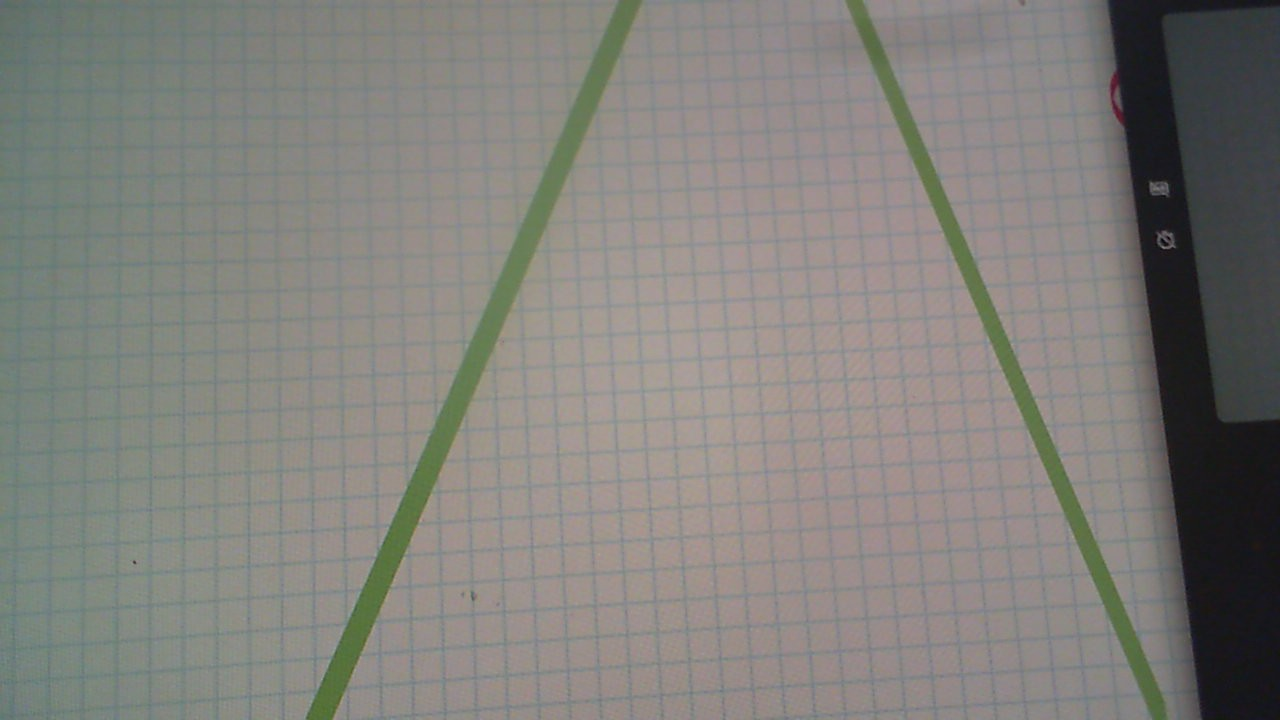
#> input picture test2.jpg, 1280 x 720 px
$ python -i lane_follower.py   (imports and definitions only)
#> lines starting #> are read from the running program, lines starting #| are printed output that depends on the picture; after the words box and inside, x2 and y2 are one past the last pixel; in counts of white or black regions, pixels touching at a corner belong together
import cv2
import numpy as np
import math

REG_OF_INT = 4/10

LOWER_GREEN_HSV = 50
UPPER_GREEN_HSV = 100

SHOW_FRAME = False
SHOW_HSV = False
SHOW_MASKED = False
SHOW_CROPPED_EDGES = False
SHOW_LINES = False
SHOW_LANE_LINES = True

def detect_edges(frame):
    hsv = cv2.cvtColor(frame, cv2.COLOR_BGR2HSV)
    if SHOW_HSV:
        cv2.imshow("hsv", hsv)
    # filter for green
    lower_green = (LOWER_GREEN_HSV, 40, 40)
    upper_green = (UPPER_GREEN_HSV, 255, 240)
    mask = cv2.inRange(hsv, lower_green, upper_green)
    if SHOW_MASKED:
        result = cv2.bitwise_and(frame, frame, mask=mask)
        cv2.imshow("masked", result)
    # detect edges
    edges = cv2.Canny(mask, 40, 50)

    return edges

def region_of_interest(edges):
    height, width = edges.shape
    mask = np.zeros_like(edges)

    # only focus bottom half of the screen
    polygon = np.array([[
        (0, height * REG_OF_INT),
        (width, height * REG_OF_INT),
        (width, height),
        (0, height),
    ]], np.int32)

    cv2.fillPoly(mask, polygon, 255)
    cropped_edges = cv2.bitwise_and(edges, mask)
    return cropped_edges

def detect_line_segments(cropped_edges):
    # tuning min_threshold, minLineLength, maxLineGap is a trial and error process by hand
    rho = 1  # distance precision in pixel, i.e. 1 pixel
    angle = np.pi / 180  # angular precision in radian, i.e. 1 degree
    min_threshold = 40  # minimal of votes
    line_segments = cv2.HoughLinesP(cropped_edges, rho, angle, min_threshold,
                                    np.array([]), minLineLength=10, maxLineGap=4)

    return line_segments

def make_points(frame, line):
    height, width, _ = frame.shape
    slope, intercept = line
    y1 = height  # bottom of the frame
    y2 = int(y1 * REG_OF_INT)  # make points from middle of the frame down

    # bound the coordinates within the frame
    x1 = max(-width, min(2 * width, int((y1 - intercept) / slope)))
    x2 = max(-width, min(2 * width, int((y2 - intercept) / slope)))
    return [[x1, y1, x2, y2]]

def average_slope_intercept(frame, line_segments):
    """
    This function combines line segments into one or two lane lines
    If all line slopes are < 0: then we only have detected left lane
    If all line slopes are > 0: then we only have detected right lane
    """
    lane_lines = []
    if line_segments is None:
        return lane_lines

    height, width, _ = frame.shape
    left_fit = []
    right_fit = []

    boundary = 1/3
    left_region_boundary = width * (1 - boundary)  # left lane line segment should be on left 2/3 of the screen
    right_region_boundary = width * boundary # right lane line segment should be on left 2/3 of the screen

    for line_segment in line_segments:
        for x1, y1, x2, y2 in line_segment:
            if x1 == x2:
                x2 += 1
                continue
            fit = np.polyfit((x1, x2), (y1, y2), 1)
            slope = fit[0]
            intercept = fit[1]
            if slope < 0:
                if x1 < left_region_boundary and x2 < left_region_boundary:
                    left_fit.append((slope, intercept))
            else:
                if x1 > right_region_boundary and x2 > right_region_boundary:
                    right_fit.append((slope, intercept))

    left_fit_average = np.average(left_fit, axis=0)
    if len(left_fit) > 0:
        lane_lines.append(make_points(frame, left_fit_average))

    right_fit_average = np.average(right_fit, axis=0)
    if len(right_fit) > 0:
        lane_lines.append(make_points(frame, right_fit_average))

    print('lane lines:', lane_lines)  # [[[316, 720, 484, 432]], [[1009, 720, 718, 432]]]

    return lane_lines

def detect_lane(frame):

    edges = detect_edges(frame)
    cropped_edges = region_of_interest(edges)
    if SHOW_CROPPED_EDGES:
        cv2.imshow("cropped_edges", cropped_edges)
    line_segments = detect_line_segments(cropped_edges)
    lines = display_lines(frame, line_segments)
    if SHOW_LINES:
        cv2.imshow("lines", lines)
    lane_lines = average_slope_intercept(frame, line_segments)

    return lane_lines

def display_lines(frame, lines, line_color=(0, 255, 0), line_width=2):
    line_image = np.zeros_like(frame)
    if lines is not None:
        for line in lines:
            for x1, y1, x2, y2 in line:
                cv2.line(line_image, (x1, y1), (x2, y2), line_color, line_width)
    line_image = cv2.addWeighted(frame, 0.8, line_image, 1, 1)
    return line_image

# [75 lines left out: functions compute_steering_angle, display_heading_line, stabilize_steering_angle, not called in this run]

>>> import cv2
>>> picture = cv2.imread('test2.jpg')
#> picture is the input picture: shape (720, 1280, 3); mean B, G, R 123.4, 128.1, 129.6
>>> result = detect_lane(picture)
#> in detect_edges, `hsv = cv2.cvtColor(frame, cv2.COLOR_BGR2HSV)`: hsv: shape (720, 1280, 3); mean H, S, V 54.5, 22.6, 132.9
#> in detect_edges, `mask = cv2.inRange(hsv, lower_green, upper_green)`:
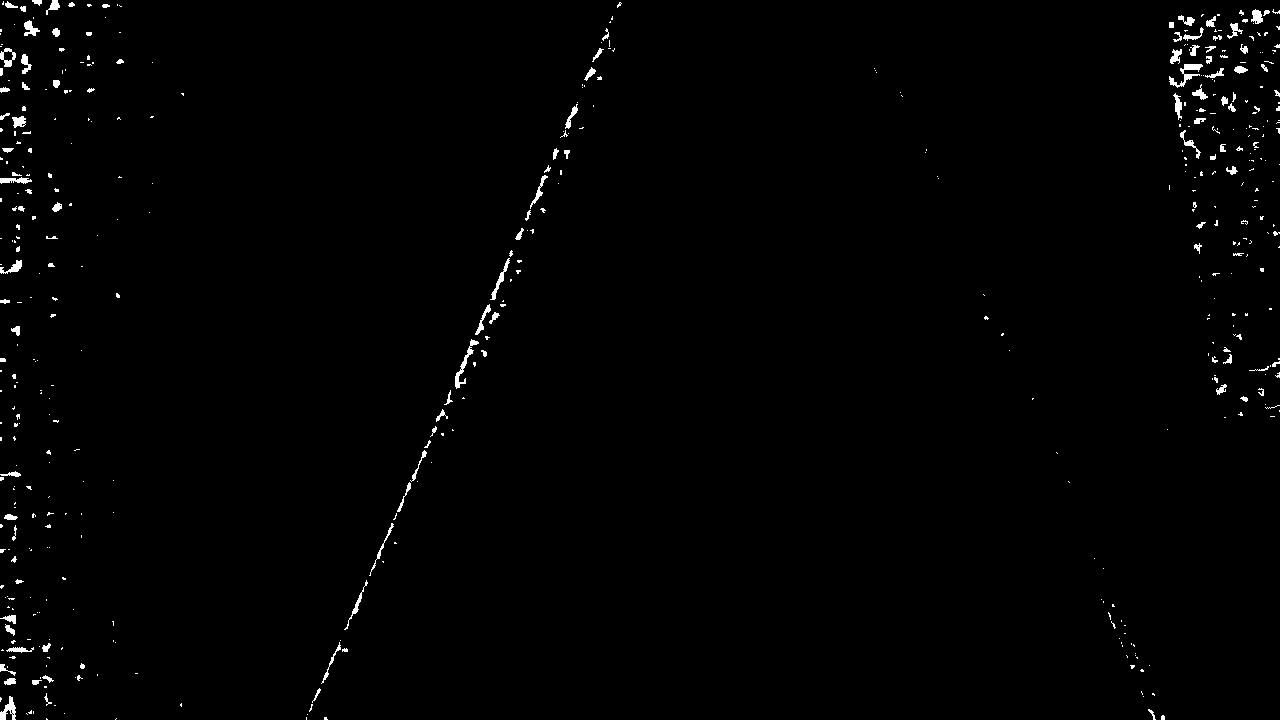
#> mask: shape (720, 1280); 0.96% white; 482 white regions (367 under 20 px), largest, box (x1, y1, x2, y2) and area: (1169, 64, 1203, 88) 263, (455, 339, 479, 389) 240, (0, 696, 16, 720) 190
#> in detect_edges, `edges = cv2.Canny(mask, 40, 50)`: edges: shape (720, 1280); 0.74% white in thin lines or dots
#> in region_of_interest, `cv2.fillPoly(mask, polygon, 255)`:
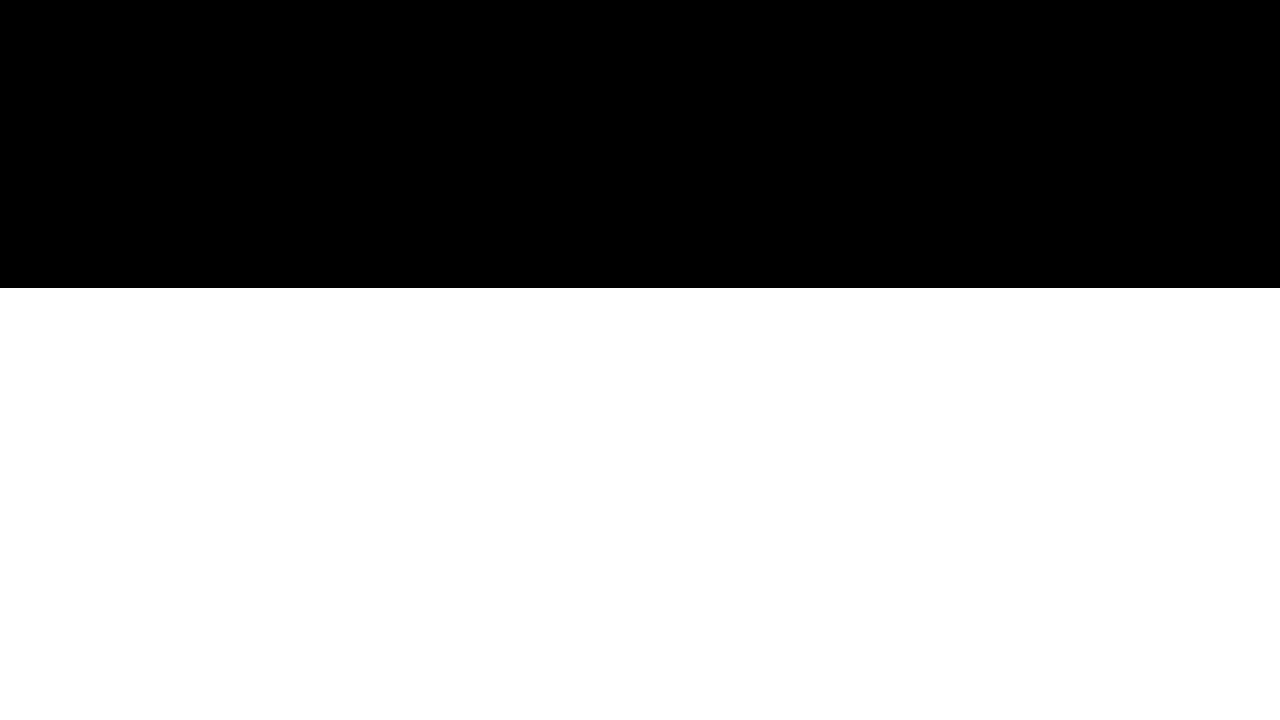
#> mask: shape (720, 1280); 60% white; 1 black region, box (x1, y1, x2, y2) and area: (0, 0, 1280, 288) 368640
#> in region_of_interest, `cropped_edges = cv2.bitwise_and(edges, mask)`:
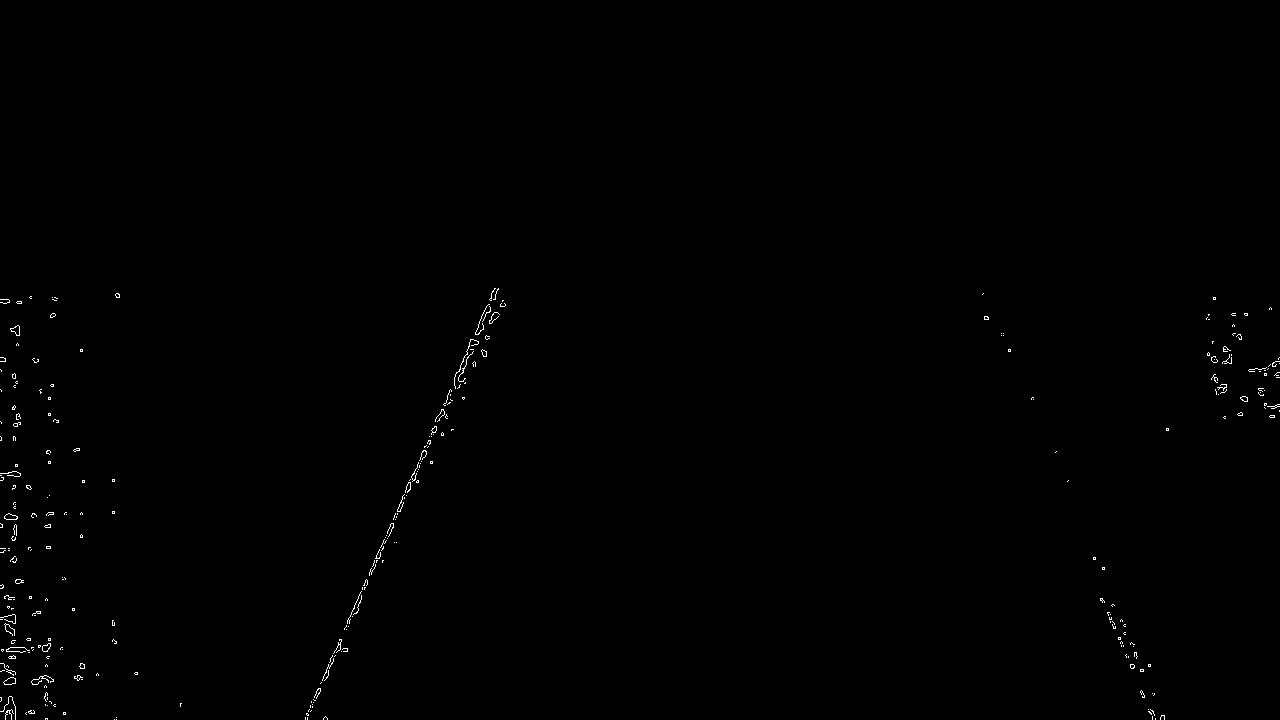
#> cropped_edges: shape (720, 1280); 0.31% white in thin lines or dots, all inside (x1, y1, x2, y2) = (0, 288, 1280, 720)
#> in detect_line_segments, `line_segments = cv2.HoughLinesP(cropped_edges, rho, angle, min_thresho..`: line_segments = 39 rows, first 6: [440, 413, 449, 392], [461, 373, 476, 340], [326, 669, 334, 651], [482, 324, 487, 312], [391, 529, 403, 502], [315, 700, 320, 689]
#> the loop in display_lines, `for line in lines:` made 39 passes
#> line on passes 1 to 12: [[440, 413, 449, 392]], [[461, 373, 476, 340]], [[326, 669, 334, 651]], [[482, 324, 487, 312]], [[391, 529, 403, 502]], [[315, 700, 320, 689]], [[369, 573, 406, 489]], [[374, 568, 388, 536]], [[305, 719, 310, 706]], [[457, 372, 469, 345]], [[410, 484, 414, 473]], [[307, 717, 312, 706]]
#> in display_lines, `line_image = cv2.addWeighted(frame, 0.8, line_image, 1, 1)`:
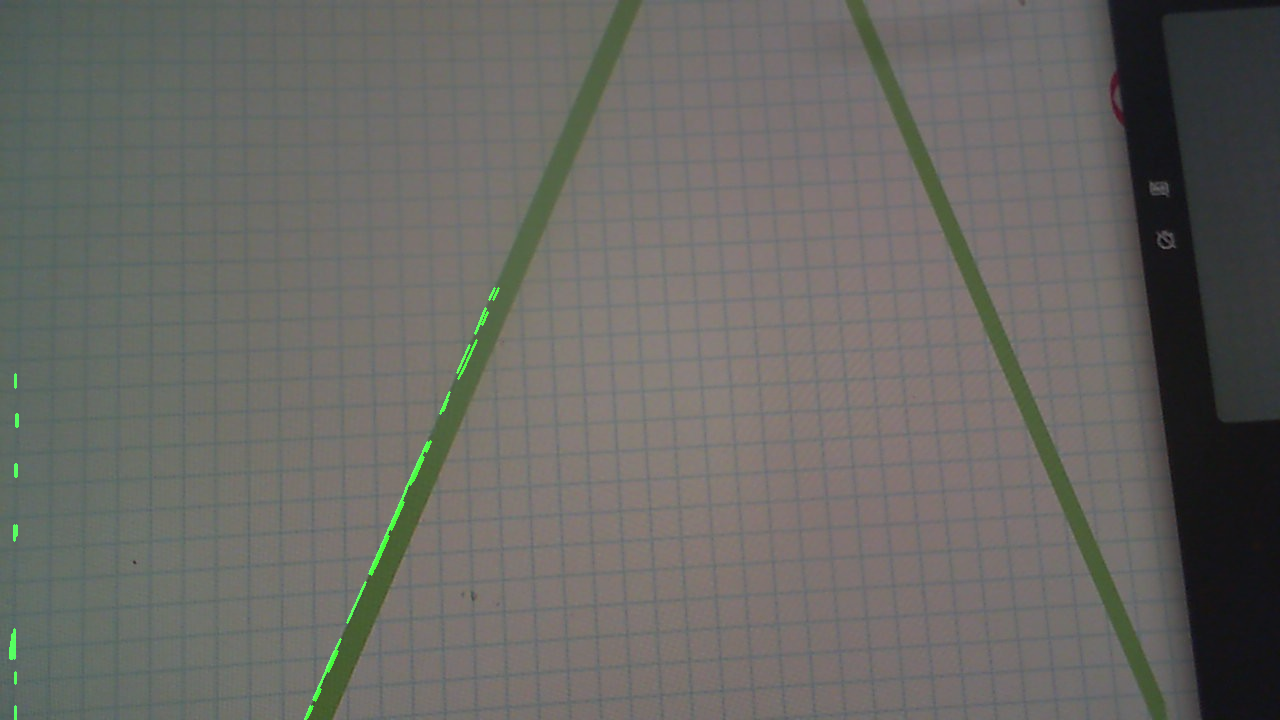
#> line_image: shape (720, 1280, 3); mean B, G, R 99.7, 103.8, 104.7
#> the loop in average_slope_intercept, `for line_segment in line_segments:` made 39 passes
#> after the loop in average_slope_intercept, `for line_segment in line_segments:`: left_fit = 26 pairs, first value -2.75 to -2, second value 1294 to 1628.3; right_fit = []; x2 = 494
#> in average_slope_intercept, `left_fit_average = np.average(left_fit, axis=0)`: left_fit_average = [-2.32, 1434.6]
#> in make_points, `slope, intercept = line`: slope = -2.32; intercept = 1434.6
#> in make_points, `x1 = max(-width, min(2 * width, int((y1 - intercept) / slope)))`: x1 = 307
#> in make_points, `x2 = max(-width, min(2 * width, int((y2 - intercept) / slope)))`: x2 = 494
#> in average_slope_intercept, `right_fit_average = np.average(right_fit, axis=0)`: right_fit_average = nan
#| lane lines: [[[307, 720, 494, 288]]]
#> in detect_lane, `lane_lines = average_slope_intercept(frame, line_segments)`: lane_lines = [[[307, 720, 494, 288]]]
#> result = [[[307, 720, 494, 288]]]

$ run again, on test3.jpg
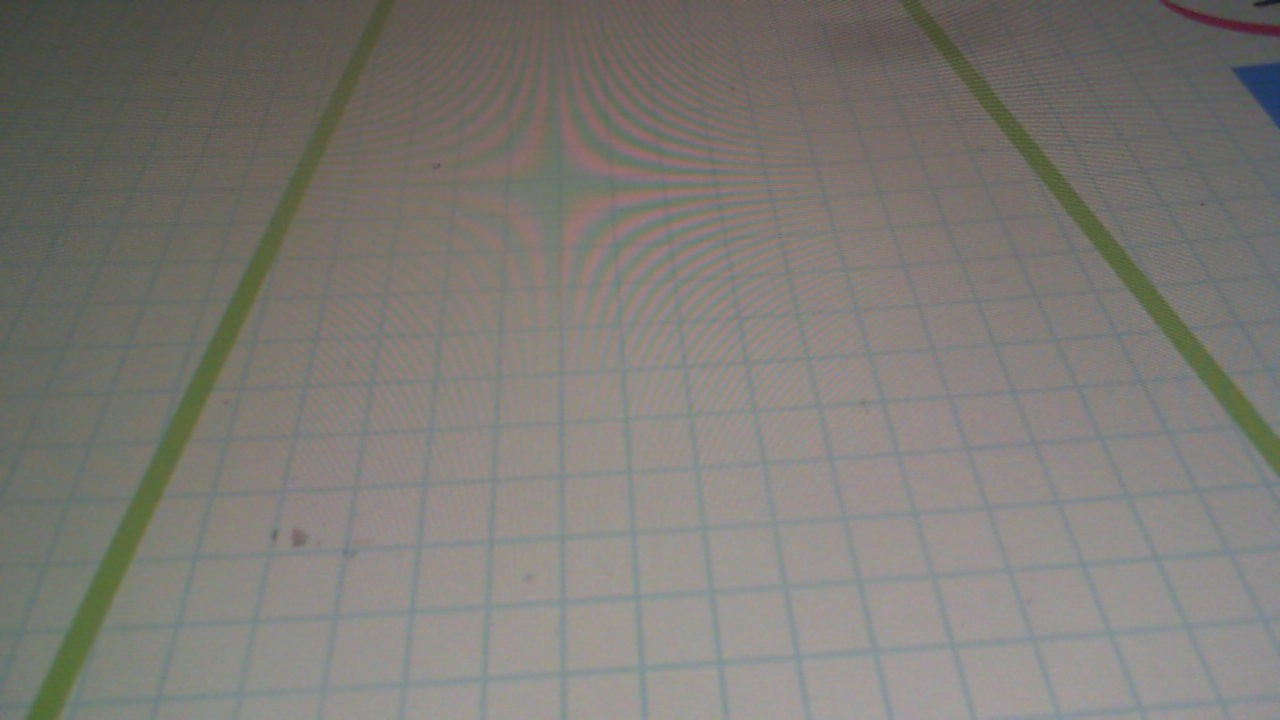
#> input picture test3.jpg, 1280 x 720 px
#> picture is the input picture: shape (720, 1280, 3); mean B, G, R 116.5, 122.2, 124.8
#> hsv: shape (720, 1280, 3); mean H, S, V 41.8, 23.8, 126.8
#> in detect_edges, `mask = cv2.inRange(hsv, lower_green, upper_green)`:
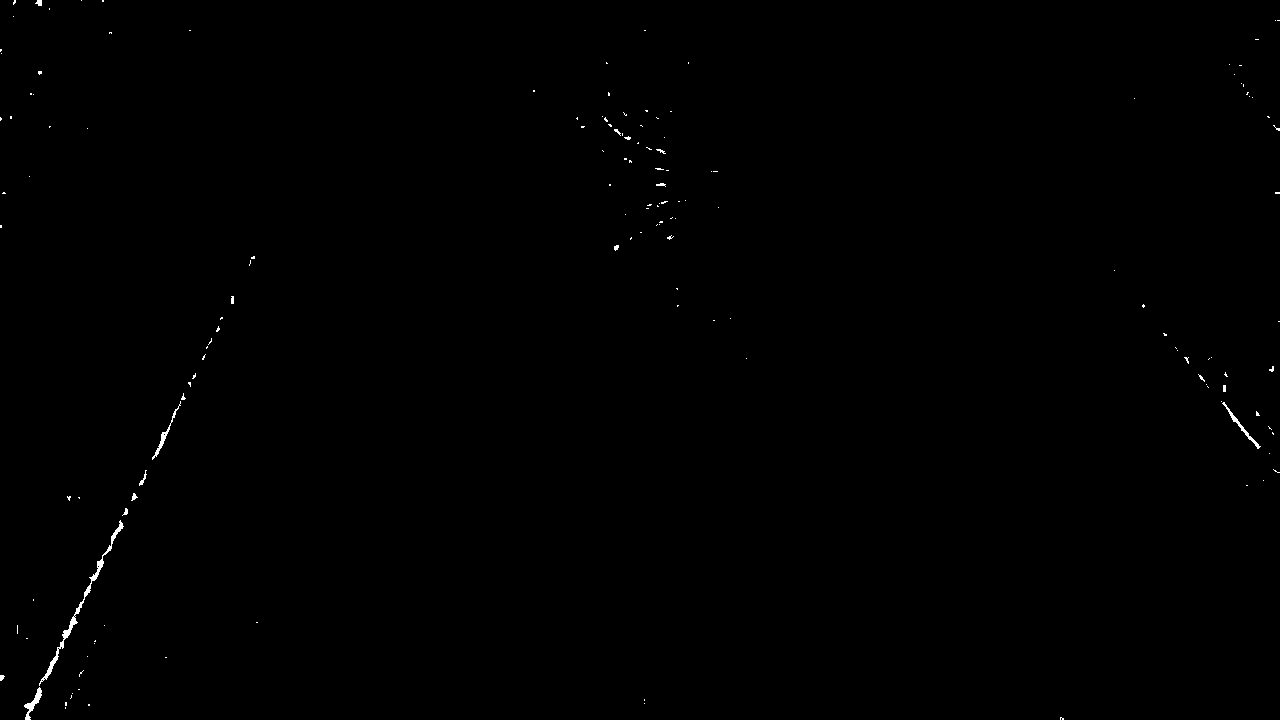
#> mask: shape (720, 1280); 0.23% white; 152 white regions (137 under 20 px), largest, box (x1, y1, x2, y2) and area: (39, 520, 124, 686) 637, (24, 687, 42, 720) 186, (1222, 402, 1261, 449) 176
#> edges: shape (720, 1280); 0.2% white in thin lines or dots
#> cropped_edges: shape (720, 1280); 0.13% white in thin lines or dots, all inside (x1, y1, x2, y2) = (0, 288, 1280, 720)
#> in detect_line_segments, `line_segments = cv2.HoughLinesP(cropped_edges, rho, angle, min_thresho..`: line_segments = 27 rows, first 6: [151, 459, 160, 441], [47, 678, 54, 663], [107, 553, 117, 533], [39, 687, 49, 666], [157, 455, 169, 429], [83, 594, 93, 574]
#> the loop in display_lines, `for line in lines:` made 27 passes
#> in display_lines, `line_image = cv2.addWeighted(frame, 0.8, line_image, 1, 1)`:
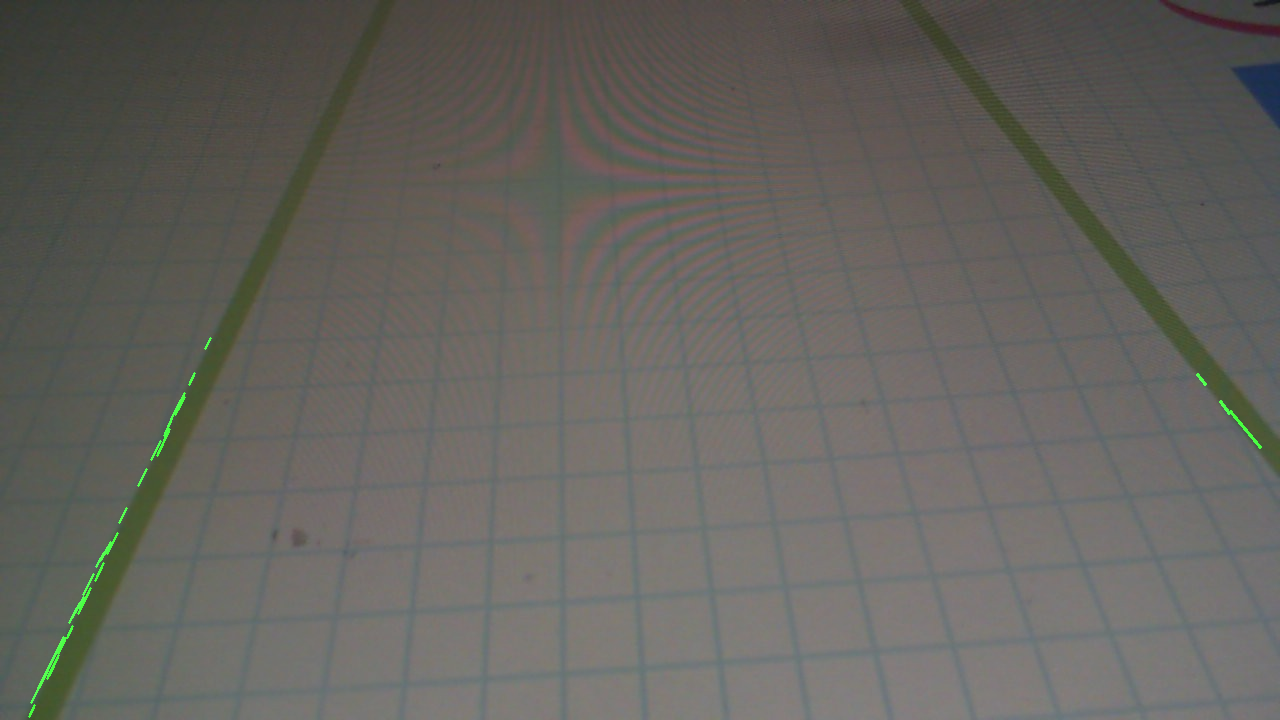
#> line_image: shape (720, 1280, 3); mean B, G, R 94.2, 99, 100.9
#> the loop in average_slope_intercept, `for line_segment in line_segments:` made 27 passes
#> after the loop in average_slope_intercept, `for line_segment in line_segments:`: left_fit = 24 items, first 6: (-2, 761), (-2.14, 778.7), (-2, 767), (-2.1, 768.9), (-2.17, 795.2), (-2, 760); right_fit = [(1.2, -1065), (1.25, -1122.2), (1.33, -1225.7)]; x2 = 103
#> left_fit_average = [-2.05, 769.1]
#> slope = -2.05; intercept = 769.1
#> x1 = 23
#> in make_points, `x2 = max(-width, min(2 * width, int((y2 - intercept) / slope)))`: x2 = 234
#> right_fit_average = [1.26, -1137.6]
#| lane lines: [[[23, 720, 234, 288]], [[1473, 720, 1130, 288]]]
#> lane_lines = [[[23, 720, 234, 288]], [[1473, 720, 1130, 288]]]
